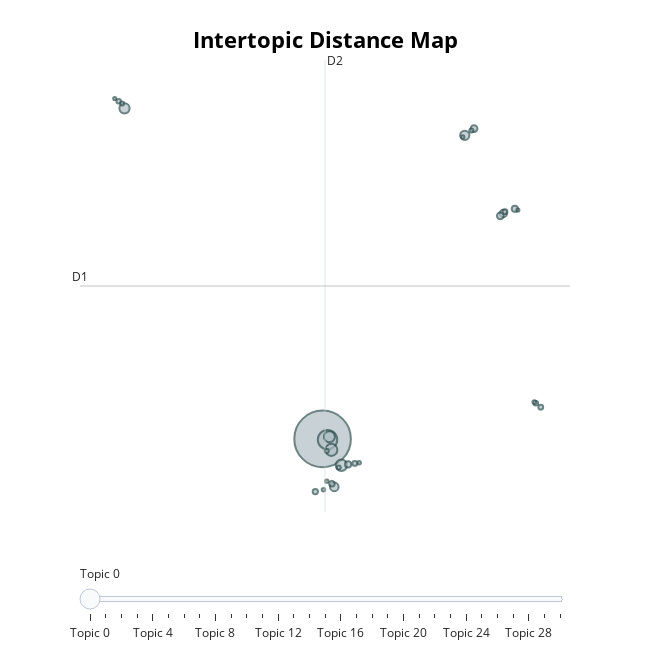

The notebook cell this image was saved under:
### Markdown cell above
#### Generating an Intertopic Distance Map to get a 2D representation of our topics.

### Code cell
topic_model.visualize_topics()

### Figure 1 — Plotly figure (JSON) as saved in the notebook; plotly's stock layout.template omitted (floating-point values rounded to 4 significant figures)
{"data": [{"customdata": [[0, "customer | booking | convenient | pick | ka", 4963], [1, "grabfood | customer | ordering | cancel | delayed", 586], [2, "grabcard | creditdebit | cashless | card | voucher", 225], [3, "account | login | akaun | logged | akun", 200], [4, "map | peta | mapnya | navigation | mapsnya", 190], [5, "fee | delivery | pricefeecommission | overprices | cost", 161], [6, "delivery | deliveryvery | penghantaran | nhanh | fast", 133], [7, "app | reinstall | rebooted | uninstalled | android", 114], [8, "thailand | singapore | malaysia | thai | cambodia", 83], [9, "travel | traveling | travelling | traveller | trip", 70], [10, "rice | food | meal | goreng | punmakanan", 70], [11, "chatbox | chat | contact | hotline | servicethey", 59], [12, "grab | grabcar | grabcash | grabpickup | clutch", 59], [13, "ride | loading | sharing | ridey | shared", 46], [14, "iklannya | promonya | advertising | promos | promo", 44], [15, "waktudriver | timeurgentmudah | time | ontime | puntual", 36], [16, "slow | lambat | lagging | delay | delayedd", 35], [17, "bad | teruk | terrible | horrible | experience", 35], [18, "foodpanda | panda | pandamic | food | ordering", 31], [19, "safe | safecomfy | trusted | safely | reliable", 31], [20, "foodi | makanan | delivery | food | deliverythe", 26], [21, "voucher | subscription | voucherso | subscribed | subscribe", 24], [22, "singapore | malaysia | hanoi | vietnam | vietnamese", 24], [23, "selfie | face | wajah | snap | camera", 24], [24, "pekerjaan | work | working | job | mantap", 22], [25, "notification | notify | annoying | spam | appnya", 19], [26, "star | bintang | galary | legendary | qr", 18], [27, "bahasa | language | english | translate | translated", 18], [28, "clean | bersih | cleanclear | tidy | fresh", 17], [29, "refund | canceling | scamming | voucher | ticket", 15], [30, "sopan | juice | drink | sippp | sip", 15]], "hovertemplate": "<b>Topic %{customdata[0]}</b><br>%{customdata[1]}<br>Size: %{customdata[2]}", "legendgroup": "", "marker": {"color": "#B0BEC5", "line": {"color": "DarkSlateGrey", "width": 2}, "size": [4963, 586, 225, 200, 190, 161, 133, 114, 83, 70, 70, 59, 59, 46, 44, 36, 35, 35, 31, 31, 26, 24, 24, 24, 22, 19, 18, 18, 17, 15, 15], "sizemode": "area", "sizeref": 3.102, "symbol": "circle"}, "mode": "markers", "name": "", "orientation": "v", "showlegend": false, "type": "scatter", "x": [-1.138, -0.8965, -0.7097, -0.2198, -0.8039, -10.79, 5.791, -0.5666, 7.666, 7.52, 6.241, 0.1065, 8.23, -0.6834, -1.491, 7.75, 0.4348, 9.492, -11.07, 9.252, 6.114, -0.9325, -10.9, -0.349, 9.18, -1.093, 0.6468, -0.9323, 5.691, -11.27, 8.377], "xaxis": "x", "y": [-5.161, -5.208, -5.84, -6.785, -5.028, 15.24, 13.58, -8.123, 8.75, 8.608, 13.99, -6.739, 9.04, -7.933, -8.412, 8.862, -6.675, -3.204, 15.69, -2.964, 13.87, -5.908, 15.54, -6.927, -2.891, -8.306, -6.637, -7.769, 13.47, 15.85, 8.961], "yaxis": "y"}], "layout": {"annotations": [{"showarrow": false, "text": "D1", "x": -12.95, "y": 4.276, "yshift": 10}, {"showarrow": false, "text": "D2", "x": -1.019, "xshift": 10, "y": 18.23}], "height": 650, "hoverlabel": {"bgcolor": "white", "font": {"family": "Rockwell", "size": 16}}, "legend": {"itemsizing": "constant", "tracegroupgap": 0}, "margin": {"t": 60}, "shapes": [{"line": {"color": "#CFD8DC", "width": 2}, "type": "line", "x0": -1.019, "x1": -1.019, "y0": -9.674, "y1": 18.23}, {"line": {"color": "#9E9E9E", "width": 2}, "type": "line", "x0": -12.95, "x1": 10.92, "y0": 4.276, "y1": 4.276}], "sliders": [{"active": 0, "pad": {"t": 50}, "steps": [{"args": [{"marker.color": [["red", "#B0BEC5", "#B0BEC5", "#B0BEC5", "#B0BEC5", "#B0BEC5", "#B0BEC5", "#B0BEC5", "#B0BEC5", "#B0BEC5", "#B0BEC5", "#B0BEC5", "#B0BEC5", "#B0BEC5", "#B0BEC5", "#B0BEC5", "#B0BEC5", "#B0BEC5", "#B0BEC5", "#B0BEC5", "#B0BEC5", "#B0BEC5", "#B0BEC5", "#B0BEC5", "#B0BEC5", "#B0BEC5", "#B0BEC5", "#B0BEC5", "#B0BEC5", "#B0BEC5", "#B0BEC5"]]}], "label": "Topic 0", "method": "update"}, {"args": [{"marker.color": [["#B0BEC5", "red", "#B0BEC5", "#B0BEC5", "#B0BEC5", "#B0BEC5", "#B0BEC5", "#B0BEC5", "#B0BEC5", "#B0BEC5", "#B0BEC5", "#B0BEC5", "#B0BEC5", "#B0BEC5", "#B0BEC5", "#B0BEC5", "#B0BEC5", "#B0BEC5", "#B0BEC5", "#B0BEC5", "#B0BEC5", "#B0BEC5", "#B0BEC5", "#B0BEC5", "#B0BEC5", "#B0BEC5", "#B0BEC5", "#B0BEC5", "#B0BEC5", "#B0BEC5", "#B0BEC5"]]}], "label": "Topic 1", "method": "update"}, {"args": [{"marker.color": [["#B0BEC5", "#B0BEC5", "red", "#B0BEC5", "#B0BEC5", "#B0BEC5", "#B0BEC5", "#B0BEC5", "#B0BEC5", "#B0BEC5", "#B0BEC5", "#B0BEC5", "#B0BEC5", "#B0BEC5", "#B0BEC5", "#B0BEC5", "#B0BEC5", "#B0BEC5", "#B0BEC5", "#B0BEC5", "#B0BEC5", "#B0BEC5", "#B0BEC5", "#B0BEC5", "#B0BEC5", "#B0BEC5", "#B0BEC5", "#B0BEC5", "#B0BEC5", "#B0BEC5", "#B0BEC5"]]}], "label": "Topic 2", "method": "update"}, {"args": [{"marker.color": [["#B0BEC5", "#B0BEC5", "#B0BEC5", "red", "#B0BEC5", "#B0BEC5", "#B0BEC5", "#B0BEC5", "#B0BEC5", "#B0BEC5", "#B0BEC5", "#B0BEC5", "#B0BEC5", "#B0BEC5", "#B0BEC5", "#B0BEC5", "#B0BEC5", "#B0BEC5", "#B0BEC5", "#B0BEC5", "#B0BEC5", "#B0BEC5", "#B0BEC5", "#B0BEC5", "#B0BEC5", "#B0BEC5", "#B0BEC5", "#B0BEC5", "#B0BEC5", "#B0BEC5", "#B0BEC5"]]}], "label": "Topic 3", "method": "update"}, {"args": [{"marker.color": [["#B0BEC5", "#B0BEC5", "#B0BEC5", "#B0BEC5", "red", "#B0BEC5", "#B0BEC5", "#B0BEC5", "#B0BEC5", "#B0BEC5", "#B0BEC5", "#B0BEC5", "#B0BEC5", "#B0BEC5", "#B0BEC5", "#B0BEC5", "#B0BEC5", "#B0BEC5", "#B0BEC5", "#B0BEC5", "#B0BEC5", "#B0BEC5", "#B0BEC5", "#B0BEC5", "#B0BEC5", "#B0BEC5", "#B0BEC5", "#B0BEC5", "#B0BEC5", "#B0BEC5", "#B0BEC5"]]}], "label": "Topic 4", "method": "update"}, {"args": [{"marker.color": [["#B0BEC5", "#B0BEC5", "#B0BEC5", "#B0BEC5", "#B0BEC5", "red", "#B0BEC5", "#B0BEC5", "#B0BEC5", "#B0BEC5", "#B0BEC5", "#B0BEC5", "#B0BEC5", "#B0BEC5", "#B0BEC5", "#B0BEC5", "#B0BEC5", "#B0BEC5", "#B0BEC5", "#B0BEC5", "#B0BEC5", "#B0BEC5", "#B0BEC5", "#B0BEC5", "#B0BEC5", "#B0BEC5", "#B0BEC5", "#B0BEC5", "#B0BEC5", "#B0BEC5", "#B0BEC5"]]}], "label": "Topic 5", "method": "update"}, {"args": [{"marker.color": [["#B0BEC5", "#B0BEC5", "#B0BEC5", "#B0BEC5", "#B0BEC5", "#B0BEC5", "red", "#B0BEC5", "#B0BEC5", "#B0BEC5", "#B0BEC5", "#B0BEC5", "#B0BEC5", "#B0BEC5", "#B0BEC5", "#B0BEC5", "#B0BEC5", "#B0BEC5", "#B0BEC5", "#B0BEC5", "#B0BEC5", "#B0BEC5", "#B0BEC5", "#B0BEC5", "#B0BEC5", "#B0BEC5", "#B0BEC5", "#B0BEC5", "#B0BEC5", "#B0BEC5", "#B0BEC5"]]}], "label": "Topic 6", "method": "update"}, {"args": [{"marker.color": [["#B0BEC5", "#B0BEC5", "#B0BEC5", "#B0BEC5", "#B0BEC5", "#B0BEC5", "#B0BEC5", "red", "#B0BEC5", "#B0BEC5", "#B0BEC5", "#B0BEC5", "#B0BEC5", "#B0BEC5", "#B0BEC5", "#B0BEC5", "#B0BEC5", "#B0BEC5", "#B0BEC5", "#B0BEC5", "#B0BEC5", "#B0BEC5", "#B0BEC5", "#B0BEC5", "#B0BEC5", "#B0BEC5", "#B0BEC5", "#B0BEC5", "#B0BEC5", "#B0BEC5", "#B0BEC5"]]}], "label": "Topic 7", "method": "update"}, {"args": [{"marker.color": [["#B0BEC5", "#B0BEC5", "#B0BEC5", "#B0BEC5", "#B0BEC5", "#B0BEC5", "#B0BEC5", "#B0BEC5", "red", "#B0BEC5", "#B0BEC5", "#B0BEC5", "#B0BEC5", "#B0BEC5", "#B0BEC5", "#B0BEC5", "#B0BEC5", "#B0BEC5", "#B0BEC5", "#B0BEC5", "#B0BEC5", "#B0BEC5", "#B0BEC5", "#B0BEC5", "#B0BEC5", "#B0BEC5", "#B0BEC5", "#B0BEC5", "#B0BEC5", "#B0BEC5", "#B0BEC5"]]}], "label": "Topic 8", "method": "update"}, {"args": [{"marker.color": [["#B0BEC5", "#B0BEC5", "#B0BEC5", "#B0BEC5", "#B0BEC5", "#B0BEC5", "#B0BEC5", "#B0BEC5", "#B0BEC5", "red", "#B0BEC5", "#B0BEC5", "#B0BEC5", "#B0BEC5", "#B0BEC5", "#B0BEC5", "#B0BEC5", "#B0BEC5", "#B0BEC5", "#B0BEC5", "#B0BEC5", "#B0BEC5", "#B0BEC5", "#B0BEC5", "#B0BEC5", "#B0BEC5", "#B0BEC5", "#B0BEC5", "#B0BEC5", "#B0BEC5", "#B0BEC5"]]}], "label": "Topic 9", "method": "update"}, {"args": [{"marker.color": [["#B0BEC5", "#B0BEC5", "#B0BEC5", "#B0BEC5", "#B0BEC5", "#B0BEC5", "#B0BEC5", "#B0BEC5", "#B0BEC5", "#B0BEC5", "red", "#B0BEC5", "#B0BEC5", "#B0BEC5", "#B0BEC5", "#B0BEC5", "#B0BEC5", "#B0BEC5", "#B0BEC5", "#B0BEC5", "#B0BEC5", "#B0BEC5", "#B0BEC5", "#B0BEC5", "#B0BEC5", "#B0BEC5", "#B0BEC5", "#B0BEC5", "#B0BEC5", "#B0BEC5", "#B0BEC5"]]}], "label": "Topic 10", "method": "update"}, {"args": [{"marker.color": [["#B0BEC5", "#B0BEC5", "#B0BEC5", "#B0BEC5", "#B0BEC5", "#B0BEC5", "#B0BEC5", "#B0BEC5", "#B0BEC5", "#B0BEC5", "#B0BEC5", "red", "#B0BEC5", "#B0BEC5", "#B0BEC5", "#B0BEC5", "#B0BEC5", "#B0BEC5", "#B0BEC5", "#B0BEC5", "#B0BEC5", "#B0BEC5", "#B0BEC5", "#B0BEC5", "#B0BEC5", "#B0BEC5", "#B0BEC5", "#B0BEC5", "#B0BEC5", "#B0BEC5", "#B0BEC5"]]}], "label": "Topic 11", "method": "update"}, {"args": [{"marker.color": [["#B0BEC5", "#B0BEC5", "#B0BEC5", "#B0BEC5", "#B0BEC5", "#B0BEC5", "#B0BEC5", "#B0BEC5", "#B0BEC5", "#B0BEC5", "#B0BEC5", "#B0BEC5", "red", "#B0BEC5", "#B0BEC5", "#B0BEC5", "#B0BEC5", "#B0BEC5", "#B0BEC5", "#B0BEC5", "#B0BEC5", "#B0BEC5", "#B0BEC5", "#B0BEC5", "#B0BEC5", "#B0BEC5", "#B0BEC5", "#B0BEC5", "#B0BEC5", "#B0BEC5", "#B0BEC5"]]}], "label": "Topic 12", "method": "update"}, {"args": [{"marker.color": [["#B0BEC5", "#B0BEC5", "#B0BEC5", "#B0BEC5", "#B0BEC5", "#B0BEC5", "#B0BEC5", "#B0BEC5", "#B0BEC5", "#B0BEC5", "#B0BEC5", "#B0BEC5", "#B0BEC5", "red", "#B0BEC5", "#B0BEC5", "#B0BEC5", "#B0BEC5", "#B0BEC5", "#B0BEC5", "#B0BEC5", "#B0BEC5", "#B0BEC5", "#B0BEC5", "#B0BEC5", "#B0BEC5", "#B0BEC5", "#B0BEC5", "#B0BEC5", "#B0BEC5", "#B0BEC5"]]}], "label": "Topic 13", "method": "update"}, {"args": [{"marker.color": [["#B0BEC5", "#B0BEC5", "#B0BEC5", "#B0BEC5", "#B0BEC5", "#B0BEC5", "#B0BEC5", "#B0BEC5", "#B0BEC5", "#B0BEC5", "#B0BEC5", "#B0BEC5", "#B0BEC5", "#B0BEC5", "red", "#B0BEC5", "#B0BEC5", "#B0BEC5", "#B0BEC5", "#B0BEC5", "#B0BEC5", "#B0BEC5", "#B0BEC5", "#B0BEC5", "#B0BEC5", "#B0BEC5", "#B0BEC5", "#B0BEC5", "#B0BEC5", "#B0BEC5", "#B0BEC5"]]}], "label": "Topic 14", "method": "update"}, {"args": [{"marker.color": [["#B0BEC5", "#B0BEC5", "#B0BEC5", "#B0BEC5", "#B0BEC5", "#B0BEC5", "#B0BEC5", "#B0BEC5", "#B0BEC5", "#B0BEC5", "#B0BEC5", "#B0BEC5", "#B0BEC5", "#B0BEC5", "#B0BEC5", "red", "#B0BEC5", "#B0BEC5", "#B0BEC5", "#B0BEC5", "#B0BEC5", "#B0BEC5", "#B0BEC5", "#B0BEC5", "#B0BEC5", "#B0BEC5", "#B0BEC5", "#B0BEC5", "#B0BEC5", "#B0BEC5", "#B0BEC5"]]}], "label": "Topic 15", "method": "update"}, {"args": [{"marker.color": [["#B0BEC5", "#B0BEC5", "#B0BEC5", "#B0BEC5", "#B0BEC5", "#B0BEC5", "#B0BEC5", "#B0BEC5", "#B0BEC5", "#B0BEC5", "#B0BEC5", "#B0BEC5", "#B0BEC5", "#B0BEC5", "#B0BEC5", "#B0BEC5", "red", "#B0BEC5", "#B0BEC5", "#B0BEC5", "#B0BEC5", "#B0BEC5", "#B0BEC5", "#B0BEC5", "#B0BEC5", "#B0BEC5", "#B0BEC5", "#B0BEC5", "#B0BEC5", "#B0BEC5", "#B0BEC5"]]}], "label": "Topic 16", "method": "update"}, {"args": [{"marker.color": [["#B0BEC5", "#B0BEC5", "#B0BEC5", "#B0BEC5", "#B0BEC5", "#B0BEC5", "#B0BEC5", "#B0BEC5", "#B0BEC5", "#B0BEC5", "#B0BEC5", "#B0BEC5", "#B0BEC5", "#B0BEC5", "#B0BEC5", "#B0BEC5", "#B0BEC5", "red", "#B0BEC5", "#B0BEC5", "#B0BEC5", "#B0BEC5", "#B0BEC5", "#B0BEC5", "#B0BEC5", "#B0BEC5", "#B0BEC5", "#B0BEC5", "#B0BEC5", "#B0BEC5", "#B0BEC5"]]}], "label": "Topic 17", "method": "update"}, {"args": [{"marker.color": [["#B0BEC5", "#B0BEC5", "#B0BEC5", "#B0BEC5", "#B0BEC5", "#B0BEC5", "#B0BEC5", "#B0BEC5", "#B0BEC5", "#B0BEC5", "#B0BEC5", "#B0BEC5", "#B0BEC5", "#B0BEC5", "#B0BEC5", "#B0BEC5", "#B0BEC5", "#B0BEC5", "red", "#B0BEC5", "#B0BEC5", "#B0BEC5", "#B0BEC5", "#B0BEC5", "#B0BEC5", "#B0BEC5", "#B0BEC5", "#B0BEC5", "#B0BEC5", "#B0BEC5", "#B0BEC5"]]}], "label": "Topic 18", "method": "update"}, {"args": [{"marker.color": [["#B0BEC5", "#B0BEC5", "#B0BEC5", "#B0BEC5", "#B0BEC5", "#B0BEC5", "#B0BEC5", "#B0BEC5", "#B0BEC5", "#B0BEC5", "#B0BEC5", "#B0BEC5", "#B0BEC5", "#B0BEC5", "#B0BEC5", "#B0BEC5", "#B0BEC5", "#B0BEC5", "#B0BEC5", "red", "#B0BEC5", "#B0BEC5", "#B0BEC5", "#B0BEC5", "#B0BEC5", "#B0BEC5", "#B0BEC5", "#B0BEC5", "#B0BEC5", "#B0BEC5", "#B0BEC5"]]}], "label": "Topic 19", "method": "update"}, {"args": [{"marker.color": [["#B0BEC5", "#B0BEC5", "#B0BEC5", "#B0BEC5", "#B0BEC5", "#B0BEC5", "#B0BEC5", "#B0BEC5", "#B0BEC5", "#B0BEC5", "#B0BEC5", "#B0BEC5", "#B0BEC5", "#B0BEC5", "#B0BEC5", "#B0BEC5", "#B0BEC5", "#B0BEC5", "#B0BEC5", "#B0BEC5", "red", "#B0BEC5", "#B0BEC5", "#B0BEC5", "#B0BEC5", "#B0BEC5", "#B0BEC5", "#B0BEC5", "#B0BEC5", "#B0BEC5", "#B0BEC5"]]}], "label": "Topic 20", "method": "update"}, {"args": [{"marker.color": [["#B0BEC5", "#B0BEC5", "#B0BEC5", "#B0BEC5", "#B0BEC5", "#B0BEC5", "#B0BEC5", "#B0BEC5", "#B0BEC5", "#B0BEC5", "#B0BEC5", "#B0BEC5", "#B0BEC5", "#B0BEC5", "#B0BEC5", "#B0BEC5", "#B0BEC5", "#B0BEC5", "#B0BEC5", "#B0BEC5", "#B0BEC5", "red", "#B0BEC5", "#B0BEC5", "#B0BEC5", "#B0BEC5", "#B0BEC5", "#B0BEC5", "#B0BEC5", "#B0BEC5", "#B0BEC5"]]}], "label": "Topic 21", "method": "update"}, {"args": [{"marker.color": [["#B0BEC5", "#B0BEC5", "#B0BEC5", "#B0BEC5", "#B0BEC5", "#B0BEC5", "#B0BEC5", "#B0BEC5", "#B0BEC5", "#B0BEC5", "#B0BEC5", "#B0BEC5", "#B0BEC5", "#B0BEC5", "#B0BEC5", "#B0BEC5", "#B0BEC5", "#B0BEC5", "#B0BEC5", "#B0BEC5", "#B0BEC5", "#B0BEC5", "red", "#B0BEC5", "#B0BEC5", "#B0BEC5", "#B0BEC5", "#B0BEC5", "#B0BEC5", "#B0BEC5", "#B0BEC5"]]}], "label": "Topic 22", "method": "update"}, {"args": [{"marker.color": [["#B0BEC5", "#B0BEC5", "#B0BEC5", "#B0BEC5", "#B0BEC5", "#B0BEC5", "#B0BEC5", "#B0BEC5", "#B0BEC5", "#B0BEC5", "#B0BEC5", "#B0BEC5", "#B0BEC5", "#B0BEC5", "#B0BEC5", "#B0BEC5", "#B0BEC5", "#B0BEC5", "#B0BEC5", "#B0BEC5", "#B0BEC5", "#B0BEC5", "#B0BEC5", "red", "#B0BEC5", "#B0BEC5", "#B0BEC5", "#B0BEC5", "#B0BEC5", "#B0BEC5", "#B0BEC5"]]}], "label": "Topic 23", "method": "update"}, {"args": [{"marker.color": [["#B0BEC5", "#B0BEC5", "#B0BEC5", "#B0BEC5", "#B0BEC5", "#B0BEC5", "#B0BEC5", "#B0BEC5", "#B0BEC5", "#B0BEC5", "#B0BEC5", "#B0BEC5", "#B0BEC5", "#B0BEC5", "#B0BEC5", "#B0BEC5", "#B0BEC5", "#B0BEC5", "#B0BEC5", "#B0BEC5", "#B0BEC5", "#B0BEC5", "#B0BEC5", "#B0BEC5", "red", "#B0BEC5", "#B0BEC5", "#B0BEC5", "#B0BEC5", "#B0BEC5", "#B0BEC5"]]}], "label": "Topic 24", "method": "update"}, {"args": [{"marker.color": [["#B0BEC5", "#B0BEC5", "#B0BEC5", "#B0BEC5", "#B0BEC5", "#B0BEC5", "#B0BEC5", "#B0BEC5", "#B0BEC5", "#B0BEC5", "#B0BEC5", "#B0BEC5", "#B0BEC5", "#B0BEC5", "#B0BEC5", "#B0BEC5", "#B0BEC5", "#B0BEC5", "#B0BEC5", "#B0BEC5", "#B0BEC5", "#B0BEC5", "#B0BEC5", "#B0BEC5", "#B0BEC5", "red", "#B0BEC5", "#B0BEC5", "#B0BEC5", "#B0BEC5", "#B0BEC5"]]}], "label": "Topic 25", "method": "update"}, {"args": [{"marker.color": [["#B0BEC5", "#B0BEC5", "#B0BEC5", "#B0BEC5", "#B0BEC5", "#B0BEC5", "#B0BEC5", "#B0BEC5", "#B0BEC5", "#B0BEC5", "#B0BEC5", "#B0BEC5", "#B0BEC5", "#B0BEC5", "#B0BEC5", "#B0BEC5", "#B0BEC5", "#B0BEC5", "#B0BEC5", "#B0BEC5", "#B0BEC5", "#B0BEC5", "#B0BEC5", "#B0BEC5", "#B0BEC5", "#B0BEC5", "red", "#B0BEC5", "#B0BEC5", "#B0BEC5", "#B0BEC5"]]}], "label": "Topic 26", "method": "update"}, {"args": [{"marker.color": [["#B0BEC5", "#B0BEC5", "#B0BEC5", "#B0BEC5", "#B0BEC5", "#B0BEC5", "#B0BEC5", "#B0BEC5", "#B0BEC5", "#B0BEC5", "#B0BEC5", "#B0BEC5", "#B0BEC5", "#B0BEC5", "#B0BEC5", "#B0BEC5", "#B0BEC5", "#B0BEC5", "#B0BEC5", "#B0BEC5", "#B0BEC5", "#B0BEC5", "#B0BEC5", "#B0BEC5", "#B0BEC5", "#B0BEC5", "#B0BEC5", "red", "#B0BEC5", "#B0BEC5", "#B0BEC5"]]}], "label": "Topic 27", "method": "update"}, {"args": [{"marker.color": [["#B0BEC5", "#B0BEC5", "#B0BEC5", "#B0BEC5", "#B0BEC5", "#B0BEC5", "#B0BEC5", "#B0BEC5", "#B0BEC5", "#B0BEC5", "#B0BEC5", "#B0BEC5", "#B0BEC5", "#B0BEC5", "#B0BEC5", "#B0BEC5", "#B0BEC5", "#B0BEC5", "#B0BEC5", "#B0BEC5", "#B0BEC5", "#B0BEC5", "#B0BEC5", "#B0BEC5", "#B0BEC5", "#B0BEC5", "#B0BEC5", "#B0BEC5", "red", "#B0BEC5", "#B0BEC5"]]}], "label": "Topic 28", "method": "update"}, {"args": [{"marker.color": [["#B0BEC5", "#B0BEC5", "#B0BEC5", "#B0BEC5", "#B0BEC5", "#B0BEC5", "#B0BEC5", "#B0BEC5", "#B0BEC5", "#B0BEC5", "#B0BEC5", "#B0BEC5", "#B0BEC5", "#B0BEC5", "#B0BEC5", "#B0BEC5", "#B0BEC5", "#B0BEC5", "#B0BEC5", "#B0BEC5", "#B0BEC5", "#B0BEC5", "#B0BEC5", "#B0BEC5", "#B0BEC5", "#B0BEC5", "#B0BEC5", "#B0BEC5", "#B0BEC5", "red", "#B0BEC5"]]}], "label": "Topic 29", "method": "update"}, {"args": [{"marker.color": [["#B0BEC5", "#B0BEC5", "#B0BEC5", "#B0BEC5", "#B0BEC5", "#B0BEC5", "#B0BEC5", "#B0BEC5", "#B0BEC5", "#B0BEC5", "#B0BEC5", "#B0BEC5", "#B0BEC5", "#B0BEC5", "#B0BEC5", "#B0BEC5", "#B0BEC5", "#B0BEC5", "#B0BEC5", "#B0BEC5", "#B0BEC5", "#B0BEC5", "#B0BEC5", "#B0BEC5", "#B0BEC5", "#B0BEC5", "#B0BEC5", "#B0BEC5", "#B0BEC5", "#B0BEC5", "red"]]}], "label": "Topic 30", "method": "update"}]}], "title": {"font": {"color": "Black", "size": 22}, "text": "<b>Intertopic Distance Map</b>", "x": 0.5, "xanchor": "center", "y": 0.95, "yanchor": "top"}, "width": 650, "xaxis": {"anchor": "y", "domain": [0, 1], "range": [-12.95, 10.92], "title": {"text": ""}, "visible": false}, "yaxis": {"anchor": "x", "domain": [0, 1], "range": [-9.674, 18.23], "title": {"text": ""}, "visible": false}}}
